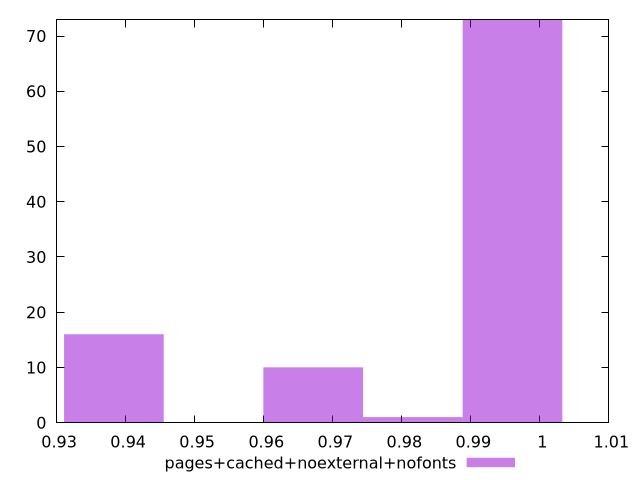

Generate this figure with gnuplot:
$_pagesCachedNoexternalNofonts <<EOF
0.9960408111512244 73
0.9382993148526028 16
0.9671700630019135 10
0.981605437076569 1
EOF
set key outside below
set terminal pngcairo
set output "report_00005_2020-11-02T22-26-11.212Z/first-contentful-paint/pages+cached+noexternal+nofonts//hist.png"
set yrange [0:73]
set boxwidth 0.014435374074655427
set style fill transparent solid 0.5 noborder
plot $_pagesCachedNoexternalNofonts title "pages+cached+noexternal+nofonts" with boxes ,
